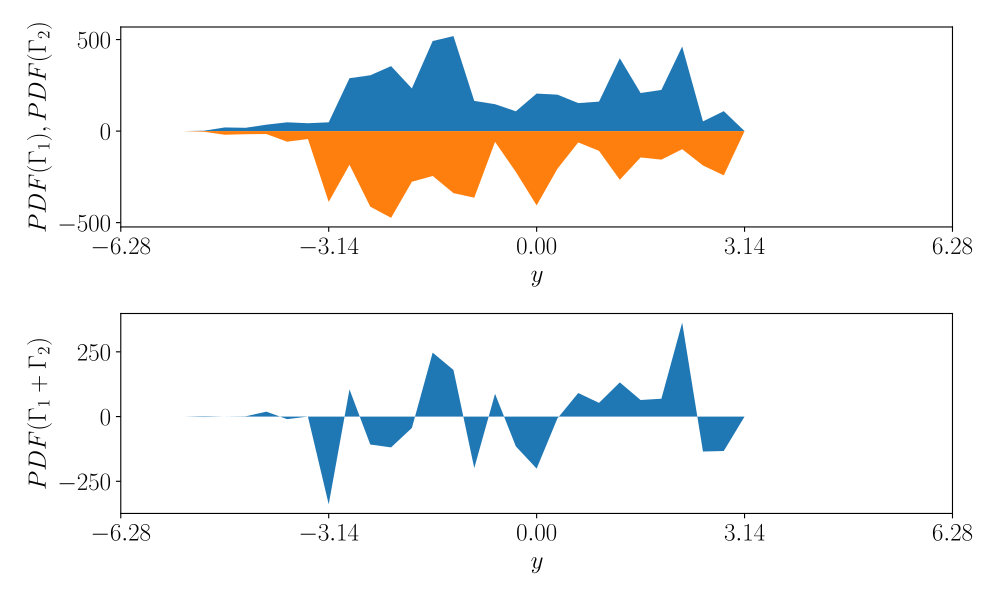

Generate this figure with Python:
import numpy as np
import matplotlib.pyplot as plt


plt.rc('text', usetex=True)
plt.rc('font', family='serif', size=18)

startFile = 0
endFile = 100
Lx = 2*np.pi
Ly = 4*np.pi
yaspect = 10
outTime = 1.0
boxNumber = 40
boxWidth = Ly/(boxNumber)


box = np.zeros((boxNumber,3))

for i in range(boxNumber):
    box[i,0] = (i-boxNumber/2)*boxWidth
   

for i in range(startFile,endFile,1):
    filename = '../../src_c++/data/vortex_xy.%.5d' % i;
    print(filename)
    data = np.loadtxt(filename)
   
    for j in range(len(data)):
        
        boxIndex = int((data[j,1]+(Ly/2)-np.pi)/boxWidth) 
        print(boxIndex)
        if data[j,2] > 0:   
            box[boxIndex,1] += 1
        elif data[j,2] < 0:
            box[boxIndex,2] -= 1


fig, axs = plt.subplots(2,1,figsize=(10,6) )

axs[0].fill_between(box[:,0], box[:,1], 0)
axs[0].fill_between(box[:,0], box[:,2], 0)
axs[1].fill_between(box[:,0], box[:,1]+box[:,2], 0)

#axs.set_xticks(np.arange(-Lx/2, (Lx/2)+0.01, Lx/4))
#labels = ['$-\pi$', r'$-\pi/2$', r'$0$', r'$\pi/2$', r'$\pi$']
#axs.set_xticklabels(labels)
#axs.set_yticks(np.arange(-Ly/2, (Ly/2)+0.01,Ly/4))
#labels = ['$-\pi$', r'$-\pi/2$', r'$0$', r'$\pi/2$', r'$\pi$']
#axs.set_yticklabels(labels)
axs[0].set_ylabel(r'$PDF(\Gamma_1), PDF(\Gamma_2)$')
axs[0].set_xlim(-0.5*Ly, 0.5*Ly)
axs[0].set_xlabel(r'$y$')
axs[0].set_xticks(np.arange(-Ly/2, (Ly/2)+0.01,Ly/4))
#labels = ['$-\pi$', r'$-\pi/2$', r'$0$', r'$\pi/2$', r'$\pi$']
#axs[0].set_xticklabels(labels)

#plt.ylim(-yaspect*0.5*Ly, yaspect*0.5*Ly)

axs[1].set_xlim(-0.5*Ly, 0.5*Ly)
axs[1].set_xlabel(r'$y$')
axs[1].set_ylabel(r'$PDF(\Gamma_1+\Gamma_2)$')
axs[1].set_xticks(np.arange(-Ly/2, (Ly/2)+0.01,Ly/4))
#labels = ['$-\pi$', r'$-\pi/2$', r'$0$', r'$\pi/2$', r'$\pi$']
#axs[1].set_xticklabels(labels)



plt.tight_layout()
#plt.legend(fontsize=16, loc=1)

plt.savefig('distribution.pdf')
